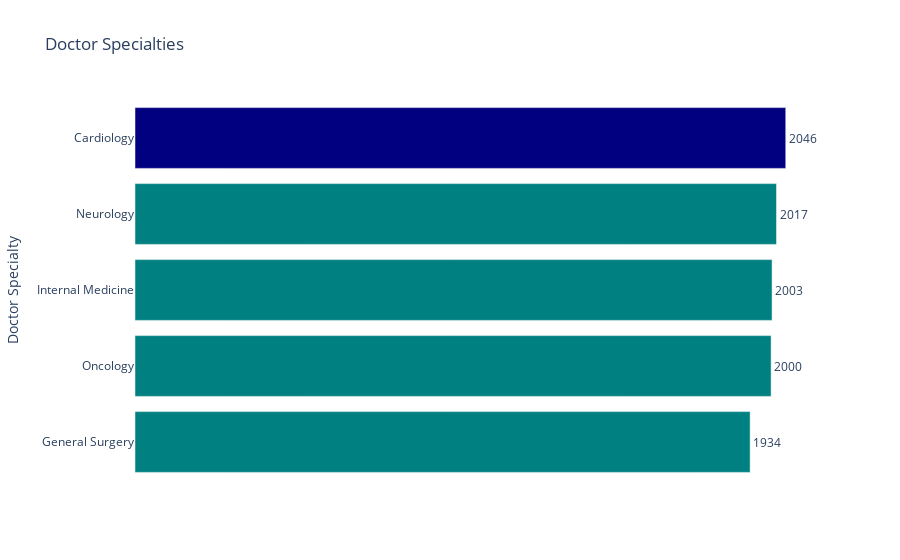

The notebook cell this image was saved under:
### Code cell
import plotly.express as px
import plotly.graph_objects as go

# Count the number of doctors per specialty
df_specialty = df["Doctor_Specialty"].value_counts().reset_index()
df_specialty.columns = ["Specialty", "Count"]

# Identify the specialty with the highest count
max_specialty = df_specialty.iloc[0]  # Get top specialty
highlight_color = "navy"  # Color for the highest specialty

# Create a horizontal bar chart
fig = px.bar(df_specialty, 
             y="Specialty", 
             x="Count", 
             text="Count",
             title="Doctor Specialties",
             orientation="h",
             color=df_specialty["Specialty"].apply(lambda x: highlight_color if x == max_specialty["Specialty"] else "teal"),
             color_discrete_map="identity")  # Keep custom colors

# Customize layout (remove horizontal scale)
fig.update_traces(textposition="outside", textfont_size=12)
fig.update_layout(
    xaxis_title="",
    yaxis_title="Doctor Specialty",
    xaxis=dict(
        showgrid=False,  
        showticklabels=False,  
        zeroline=False  
    ),
    yaxis=dict(categoryorder="total ascending"),
    template="plotly_white",
    showlegend=False
)

# Show plot
fig.show()

### Figure 1 — Plotly figure (JSON) as saved in the notebook; plotly's stock layout.template omitted (floating-point values rounded to 4 significant figures)
{"data": [{"alignmentgroup": "True", "hovertemplate": "Count=%{text}<br>Specialty=%{y}<extra></extra>", "legendgroup": "", "marker": {"color": "navy", "pattern": {"shape": ""}}, "name": "", "offsetgroup": "", "orientation": "h", "showlegend": false, "text": [2046], "textfont": {"size": 12}, "textposition": "outside", "type": "bar", "x": [2046], "xaxis": "x", "y": ["Cardiology"], "yaxis": "y"}, {"alignmentgroup": "True", "hovertemplate": "Count=%{text}<br>Specialty=%{y}<extra></extra>", "legendgroup": "", "marker": {"color": "teal", "pattern": {"shape": ""}}, "name": "", "offsetgroup": "", "orientation": "h", "showlegend": false, "text": [2017, 2003, 2000, 1934], "textfont": {"size": 12}, "textposition": "outside", "type": "bar", "x": [2017, 2003, 2000, 1934], "xaxis": "x", "y": ["Neurology", "Internal Medicine", "Oncology", "General Surgery"], "yaxis": "y"}], "layout": {"barmode": "relative", "legend": {"tracegroupgap": 0}, "showlegend": false, "title": {"text": "Doctor Specialties"}, "xaxis": {"anchor": "y", "domain": [0, 1], "showgrid": false, "showticklabels": false, "title": {"text": ""}, "zeroline": false}, "yaxis": {"anchor": "x", "categoryorder": "total ascending", "domain": [0, 1], "title": {"text": "Doctor Specialty"}}}}
